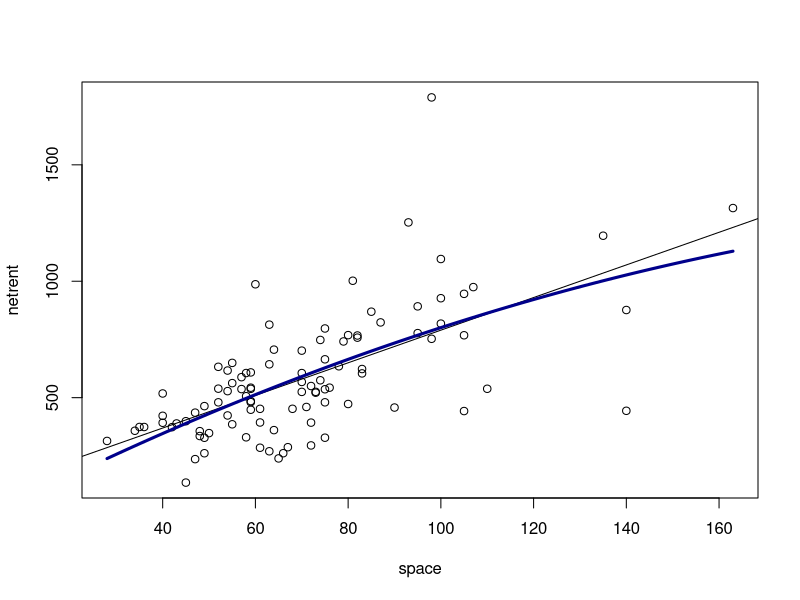

Write the R code that produced this figure.
##########################################################################################
#   Regression (Quiz-03)                                                                 #
#   Date: 29th Jun 2023                                                                  #
##########################################################################################


# Preparations
rm(list = ls(all.names = TRUE))

# read the dataset
df <- read.csv('Dataset/Rent-17807.csv')

# head of the data
head(df)

# attached the variables
attach(df)

# sample size 
n <- nrow(df); n
# 99

# Models to estimate
# Model m1 : Explain netrent by space.
# Model m2 : Explain netrent by space and space^2.
# Model m3 : Explain netrent by rooms and year and space .
# Model m4 : Explain netrent by space and space^2 and year and kitchen.

m1 <- lm(netrent ~ space)
m2 <- lm(netrent ~ space + I(space^2), data = df)
m3 <- lm(netrent ~ rooms + year + space, data = df)



plot(space, netrent)
abline(m1)


b2_hat <- m2$coefficients; b2_hat


curve(b2_hat[1] + b2_hat[2]*x +b2_hat[3]*x^2, 
      col="darkblue",
      lwd = 3, add=TRUE)

summary(m3)

y3_hat <- predict(m3)

rss3 <- sum((y3_hat - netrent)^2)

sigma3 <- sqrt(rss3/95); sigma3
